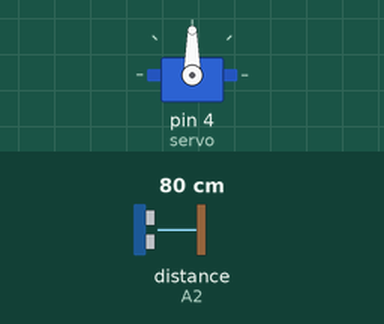
This sketch was run on a simulated Arduino Uno, built with avr-gcc and run on an emulated ATmega328P. On the bench: servo. Wiring (inferred from the names in the program): ultrasonic range finder: trigger A1; echo A2. The inputs (shaded band) are chosen by the test bench; at power-on: distance to the obstacle (sensor on A2) 80 cm. The echo pulse lasts 58.3 µs per cm.

Above: at 1.2 s.
1.3 s: distance to the obstacle (sensor on A2) set to 34 cm
4.6 s: distance to the obstacle (sensor on A2) set to 29 cm
At 5.26 s:
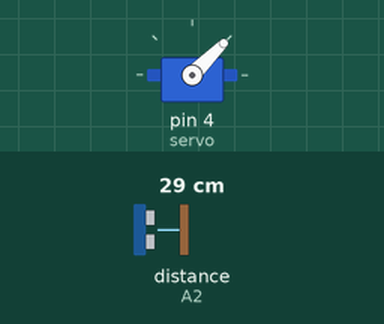
11.4 s: distance to the obstacle (sensor on A2) set to 35 cm
At 12.0 s:
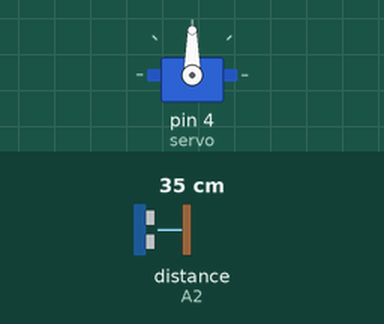
14.7 s: distance to the obstacle (sensor on A2) set to 2 cm
At 16.77 s:
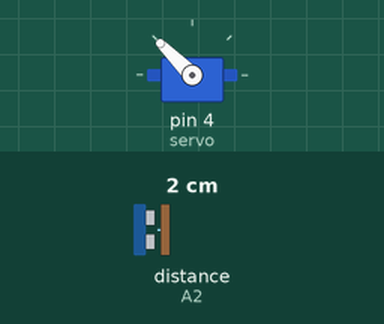
Timing chart, 0 to 22.5 s (numbered marks = the images above; inputs shaded):
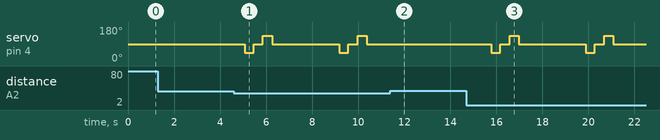

The sketch:

servo_and_ultrasonic.ino
```cpp
#include <Servo.h>

#define SERVO_WAIT_TIME 400

const byte trigPin = A1;
const byte echoPin = A2;

Servo servo;


long calculateDistance()
{
  long duration;
  digitalWrite(trigPin, LOW);
  delayMicroseconds(2);
  digitalWrite(trigPin, HIGH);
  delayMicroseconds(10);
  digitalWrite(trigPin, LOW);
  duration = pulseIn(echoPin, HIGH);
  return (duration/2) / 29.1;
}

long calculateRightDistance()
{
  servo.write(45);
  delay(SERVO_WAIT_TIME);
  long distance = calculateDistance();
  servo.write(90);
  delay(SERVO_WAIT_TIME);
  return distance;
}

long calculateLeftDistance()
{
  servo.write(135);
  delay(SERVO_WAIT_TIME);
  long distance = calculateDistance();
  servo.write(90);
  delay(SERVO_WAIT_TIME);
  return distance;
}

void setup()
{
Serial.begin (9600);
pinMode(trigPin, OUTPUT);
pinMode(echoPin, INPUT);
servo.attach(4);
servo.write(90);
delay(50);
}

void loop()
{
  long distance, leftDistance, rightDistance;
  distance = calculateDistance();

  if (distance <= 30)
  {
    rightDistance = calculateRightDistance();
    leftDistance = calculateLeftDistance();
  }
  delay(2000);
  servo.write(90);
  delay(500);
}
```

Measured:
- the behaviour switches between 32 and 31 cm on distance to the obstacle (sensor on A2) (found by bisection; images 0 and 1)
- after the input at 1.3 s, every drawn part: stays the same
- after the input at 4.6 s, servo on pin 4 (servo): 90° → 45° after 0.46 s, → 90° 0.40 s later, → 135° 0.40 s later, → 90° 0.40 s later, … (8 changes in this stretch)
- after the input at 11.4 s, servo on pin 4 (servo): stays 90° (without the input it goes to 45° after 1.9 s)
- after the input at 14.7 s, servo on pin 4 (servo): 90° → 45° after 1.1 s, → 90° 0.40 s later, → 135° 0.40 s later, → 90° 0.40 s later, … (8 changes in this stretch)
